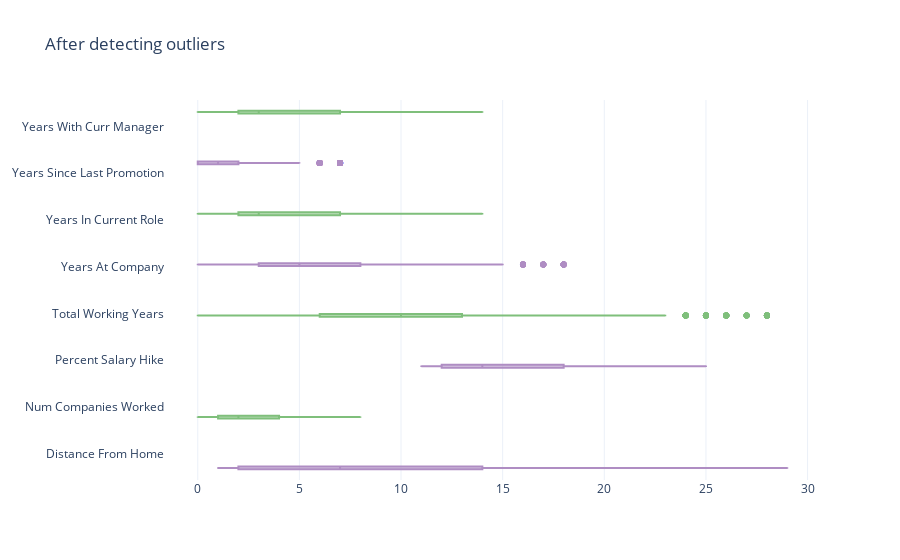

This figure's notebook cell:
### Code cell
fig = go.Figure()
for i in range(len(atts)): 
    fig.add_trace(go.Box(
        x=df[atts[i]],
        name=names[i],
        marker_color=colors[i]
    ))
fig.update_layout(
    xaxis=dict( zeroline=False),
    boxmode='group',
    template="plotly_white",
    showlegend=False,
    title="After detecting outliers",
)
fig.update_traces(orientation='h') # horizontal box plots
fig.write_html('images/data2.html')
fig.show()

### Figure 1 — Plotly figure (JSON) as saved in the notebook; plotly's stock layout.template omitted (floating-point values rounded to 4 significant figures; data arrays with more than 128 entries replaced by an {"elided": "..."} marker saying what was removed)
{"data": [{"marker": {"color": "#af8dc3"}, "name": "Distance From Home", "orientation": "h", "type": "box", "x": {"elided": "1470 int values"}}, {"marker": {"color": "#7fbf7b"}, "name": "Num Companies Worked", "orientation": "h", "type": "box", "x": {"elided": "1470 int values"}}, {"marker": {"color": "#af8dc3"}, "name": "Percent Salary Hike", "orientation": "h", "type": "box", "x": {"elided": "1470 int values"}}, {"marker": {"color": "#7fbf7b"}, "name": "Total Working Years", "orientation": "h", "type": "box", "x": {"elided": "1470 int values"}}, {"marker": {"color": "#af8dc3"}, "name": "Years At Company", "orientation": "h", "type": "box", "x": {"elided": "1470 int values"}}, {"marker": {"color": "#7fbf7b"}, "name": "Years In Current Role", "orientation": "h", "type": "box", "x": {"elided": "1470 int values"}}, {"marker": {"color": "#af8dc3"}, "name": "Years Since Last Promotion", "orientation": "h", "type": "box", "x": {"elided": "1470 int values"}}, {"marker": {"color": "#7fbf7b"}, "name": "Years With Curr Manager", "orientation": "h", "type": "box", "x": {"elided": "1470 int values"}}], "layout": {"boxmode": "group", "showlegend": false, "title": {"text": "After detecting outliers"}, "xaxis": {"zeroline": false}}}
